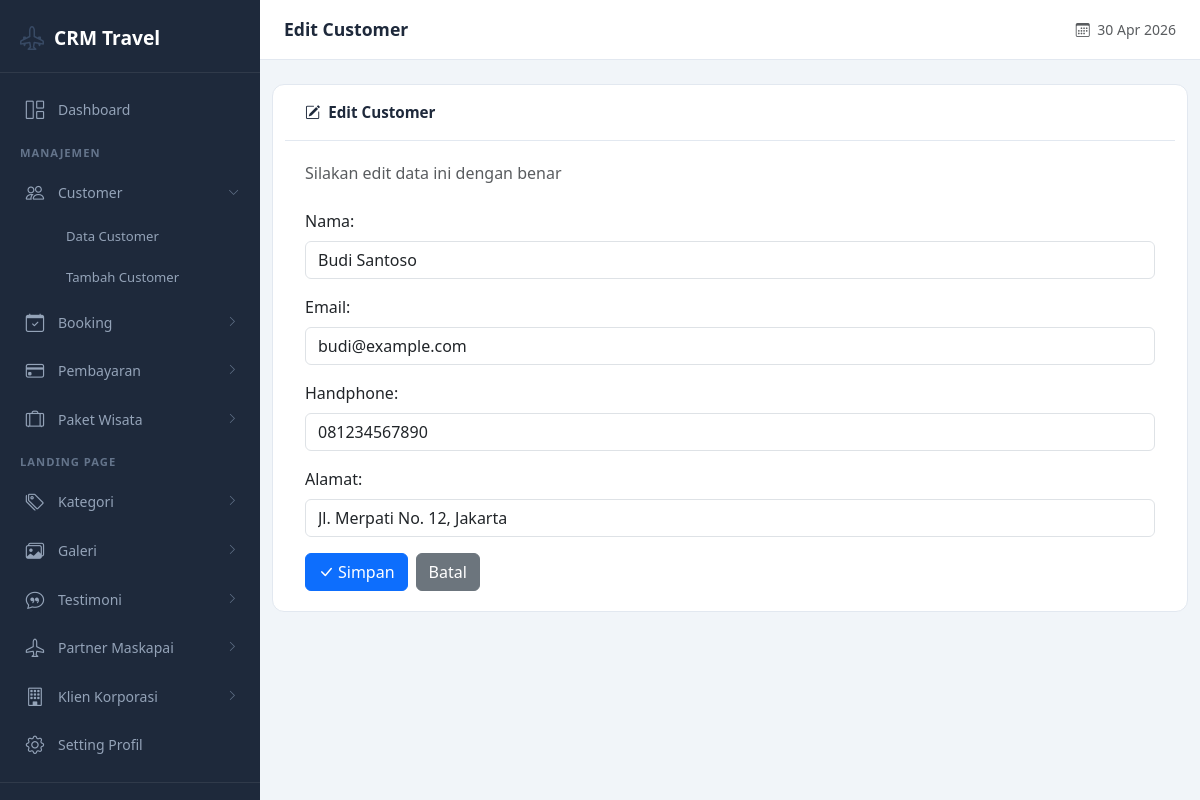
The page /dashboard/edit-manajemen-customer?id=1 (signed in) on the database its author committed.
### tables this page shows
CREATE TABLE `manajemen_customer` (
  `id` int(11) NOT NULL,
  `nama` varchar(100) NOT NULL,
  `email` varchar(100) NOT NULL,
  `handphone` varchar(25) NOT NULL,
  `alamat` varchar(100) NOT NULL
);

### dashboard/edit-manajemen-customer.php (the view, shortened to what this page needs)
<?php
include 'config.php';
$id = $_GET['id'];
$query = mysqli_query($koneksi, "SELECT * FROM manajemen_customer WHERE id='$id'");
$data = mysqli_fetch_array($query);
$page_title = 'Edit Customer';
?>
<!DOCTYPE html>
<html lang="id">
<head>
    <link href="https://cdn.jsdelivr.net/npm/bootstrap@5.3.8/dist/css/bootstrap.min.css" rel="stylesheet">
    <link href="https://cdn.jsdelivr.net/npm/bootstrap-icons@1.11.3/font/bootstrap-icons.min.css" rel="stylesheet">
    <link rel="stylesheet" href="src/css/dashboard.css">
</head>
<body>
    <?php include "sidebar.php"; ?>
    <div class="main-content">
        <header class="top-header">
            <div class="d-flex align-items-center gap-3">
                <h1 class="page-title"><?php echo isset($page_title) ? $page_title : 'Dashboard'; ?></h1>
            </div>
            <div class="header-actions">
                <span class="text-muted small d-none d-md-inline">
                    <i class="bi bi-calendar3 me-1"></i>
                    <?php echo date('d M Y'); ?>
                </span>
            </div>
        </header>
        <div class="page-content">
            <div class="row justify-content-center">
                <div class="dashboard-card">
                    <div class="card-header">
                        <i class="bi bi-pencil-square me-2"></i>Edit Customer
                    </div>
                    <div class="card-body">
                        <p class="text-muted mb-4">Silakan edit data ini dengan benar</p>
                        <form method="POST" action="src/api/update-manajemen-customer">
                            <div class="mb-3">
                                <label class="form-label">Nama:</label>
                                <input autofocus class="form-control" type="text" name="nama" value="<?php echo htmlspecialchars($data['nama']); ?>">
                            </div>
                            <div class="mb-3">
                                <label class="form-label">Email:</label>
                                <input class="form-control" type="email" name="email" value="<?php echo htmlspecialchars($data['email']); ?>">
                            </div>
                            <div class="mb-3">
                                <label class="form-label">Handphone:</label>
                                <input class="form-control" type="text" name="handphone" value="<?php echo htmlspecialchars($data['handphone']); ?>">
                            </div>
                            <div class="mb-3">
                                <label class="form-label">Alamat:</label>
                                <input class="form-control" type="text" name="alamat" value="<?php echo htmlspecialchars($data['alamat']); ?>">
                            </div>
                            <div class="d-flex gap-2">
                                <button class="btn btn-primary" type="submit">
                                    <i class="bi bi-check-lg me-1"></i>Simpan
                                </button>
                                <a href="data-manajemen-customer" class="btn btn-secondary">Batal</a>
                            </div>
                        </form>
                    </div>
                </div>
            </div>
        </div>
    </div>
</body>
</html>

### dashboard/src/css/dashboard.css (style rules this page uses)
:root { --sidebar-width: 260px; --sidebar-bg: #1e293b; --sidebar-hover: #334155; --sidebar-active: #799acb4a; --sidebar-text: #94a3b8; --sidebar-text-active: #ffffff; --header-height: 60px; --body-bg: #f1f5f9; }
body { background-color: var(--body-bg); font-family: 'Segoe UI', system-ui, -apple-system, sans-serif; margin: 0; padding: 0; }
.main-content { margin-left: var(--sidebar-width); min-height: 100vh; transition: margin-left 0.3s ease; }
.top-header { position: sticky; top: 0; z-index: 1030; background: #fff; border-bottom: 1px solid #e2e8f0; padding: 0 24px; height: var(--header-height); display: flex; align-items: center; justify-content: space-between; }
.top-header .page-title { font-size: 1.1rem; font-weight: 600; color: #1e293b; margin: 0; }
.top-header .header-actions { display: flex; align-items: center; gap: 12px; }
.page-content { padding: 24px; }
.dashboard-card { background: #fff; border: 1px solid #e2e8f0; border-radius: 12px; overflow: hidden; }
.dashboard-card .card-header { background: #fff; border-bottom: 1px solid #e2e8f0; padding: 16px 20px; font-weight: 600; font-size: 0.95rem; color: #1e293b; }
.dashboard-card .card-body { padding: 20px; }

### rows shown on the page
manajemen_customer: nama "Budi Santoso", email "budi@example.com", handphone "081234567890", alamat "Jl. Merpati No. 12, Jakarta"

### other values the page prints
$page_title "Edit Customer"
